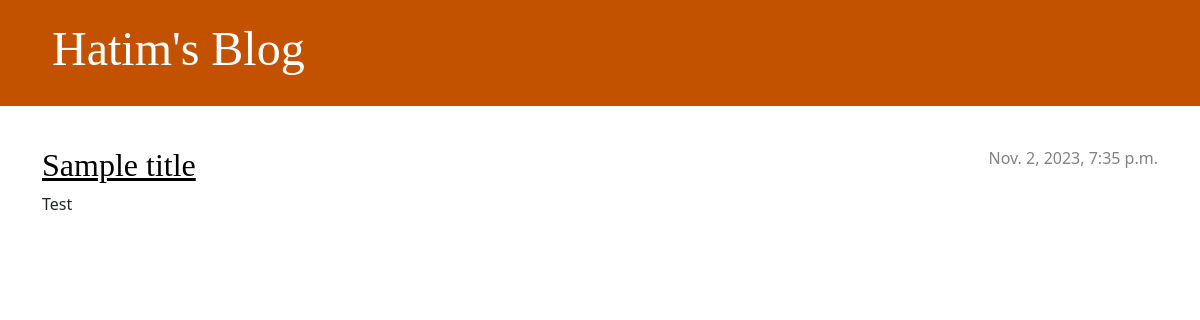
Before: / with the older database file.
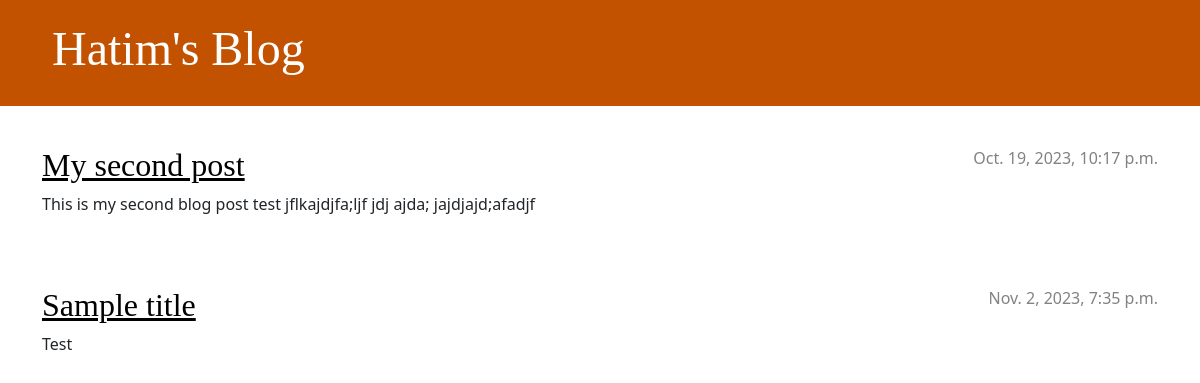
After: the same page with the newer database file.
### blog/models.py (models this page shows, shortened)
class Post(models.Model):
    author = models.ForeignKey(settings.AUTH_USER_MODEL, on_delete=models.CASCADE)
    title = models.CharField(max_length=200)
    text = models.TextField()
    created_date = models.DateTimeField(default=timezone.now)
    published_date = models.DateTimeField(blank=True, null=True)

### blog/views.py (the view)
# urls.py: path('', views.post_list, name='post_list'),
def post_list(request):
    posts = Post.objects.filter(published_date__lte=timezone.now()).order_by('published_date')
    return render(request, 'blog/post_list.html', {'posts': posts})

### blog/templates/blog/post_list.html (shortened to what this page needs)
{% load static %}
<!DOCTYPE html>
<html>
    <head>
        <link rel="stylesheet" href="https://cdn.jsdelivr.net/npm/bootstrap@5.1.3/dist/css/bootstrap.min.css">
        <link rel="stylesheet" href="{% static 'css/blog.css' %}">
    </head>
    <body>
        <header class="page-header">
            <div class="container">
                <h1><a href="/">Hatim's Blog</a></h1>
            </div>
        </header>
        <main class="container">
            <div class="row">
                <div class="col">
                    {% for post in posts %}
                        <article class="post">
                            <time class="date">
                                {{ post.published_date }}
                            </time>
                            <h2><a href="">{{ post.title }}</a></h2>
                            <p>{{ post.text|linebreaksbr }}</p>
                        </article>
                    {% endfor %}
                </div>
            </div>
        </main>
    </body>
</html>

### blog/static/css/blog.css (style rules this page uses)
.page-header { background-color: #C25100; margin-top: 0; margin-bottom: 40px; padding: 20px 20px 20px 40px; }
.page-header h1, .page-header h1 a, .page-header h1 a:visited, .page-header h1 a:active { color: #ffffff; font-size: 36pt; text-decoration: none; }
h1, h2, h3, h4 { font-family: 'Playfair Display'; }
.date { color: #828282; }
.date { float: right; }
.post { margin-bottom: 70px; }
.post h2 a, .post h2 a:visited { color: #000000; }
.post > .date, .post > .actions { float: right; }

Changed rows visible on the page:
added Post: published_date "Oct. 19, 2023, 10:17 p.m.", title "My second post", text "This is my second blog post test jflkajdjfa;ljf jdj ajda; jajdjajd;afadjf"
